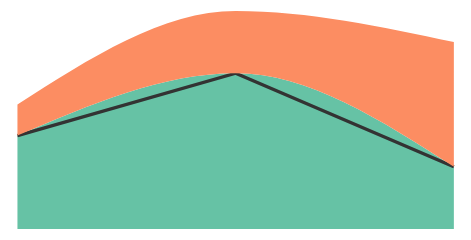

Express this chart as Vega-Lite.
### Vega specification from a JSON file in a GitHub repository (floating-point values rounded to 4 significant figures)
{"width": 200, "height": 100, "padding": 5, "data": [{"name": "t", "values": [{"x": 0, "y": 3, "c": "a"}, {"x": 1, "y": 5, "c": "a"}, {"x": 2, "y": 2, "c": "a"}, {"x": 0, "y": 1, "c": "b"}, {"x": 1, "y": 2, "c": "b"}, {"x": 2, "y": 4, "c": "b"}], "transform": [{"type": "stack", "groupby": ["x"], "sort": {"field": "c"}, "field": "y"}]}], "scales": [{"name": "x", "type": "linear", "domain": {"data": "t", "field": "x"}, "range": "width"}, {"name": "y", "type": "linear", "domain": {"data": "t", "field": "y1"}, "range": "height", "nice": true}, {"name": "c", "type": "ordinal", "domain": {"data": "t", "field": "c"}, "range": {"scheme": "set2"}}], "marks": [{"type": "group", "from": {"facet": {"name": "s", "data": "t", "groupby": "c"}}, "marks": [{"type": "area", "from": {"data": "s"}, "encode": {"enter": {"fill": {"scale": "c", "field": "c"}, "interpolate": {"value": "monotone"}}, "update": {"x": {"scale": "x", "field": "x"}, "y": {"scale": "y", "field": "y0"}, "y2": {"scale": "y", "field": "y1"}}}}, {"type": "line", "from": {"data": "s"}, "encode": {"enter": {"stroke": {"value": "#333"}, "strokeWidth": {"value": 1.5}}, "update": {"x": {"scale": "x", "field": "x"}, "y": {"scale": "y", "field": "y1"}, "defined": {"signal": "datum.x != 1 || datum.c != 'b'"}}}}]}]}
